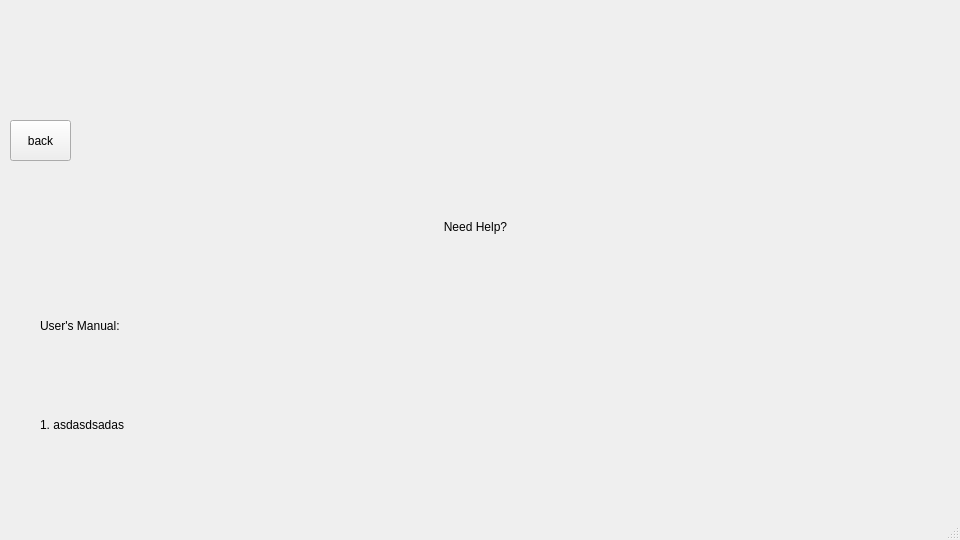
<?xml version="1.0" encoding="UTF-8"?>
<ui version="4.0">
 <class>MainWindow</class>
 <widget class="QMainWindow" name="MainWindow">
  <property name="geometry">
   <rect>
    <x>0</x>
    <y>0</y>
    <width>960</width>
    <height>540</height>
   </rect>
  </property>
  <property name="windowTitle">
   <string>MainWindow</string>
  </property>
  <widget class="QWidget" name="centralwidget">
   <widget class="QPushButton" name="back">
    <property name="geometry">
     <rect>
      <x>10</x>
      <y>120</y>
      <width>61</width>
      <height>41</height>
     </rect>
    </property>
    <property name="text">
     <string>back</string>
    </property>
   </widget>
   <widget class="QWidget" name="verticalLayoutWidget">
    <property name="geometry">
     <rect>
      <x>40</x>
      <y>180</y>
      <width>871</width>
      <height>291</height>
     </rect>
    </property>
    <layout class="QVBoxLayout" name="verticalLayout">
     <item>
      <widget class="QLabel" name="label">
       <property name="layoutDirection">
        <enum>Qt::LeftToRight</enum>
       </property>
       <property name="text">
        <string>Need Help?</string>
       </property>
       <property name="alignment">
        <set>Qt::AlignCenter</set>
       </property>
      </widget>
     </item>
     <item>
      <widget class="QLabel" name="label_2">
       <property name="text">
        <string>User's Manual:</string>
       </property>
      </widget>
     </item>
     <item>
      <widget class="QLabel" name="label_3">
       <property name="text">
        <string>1. asdasdsadas</string>
       </property>
       <property name="margin">
        <number>20</number>
       </property>
      </widget>
     </item>
    </layout>
   </widget>
  </widget>
  <widget class="QMenuBar" name="menubar">
   <property name="geometry">
    <rect>
     <x>0</x>
     <y>0</y>
     <width>960</width>
     <height>22</height>
    </rect>
   </property>
  </widget>
  <widget class="QStatusBar" name="statusbar"/>
 </widget>
 <resources/>
 <connections/>
</ui>
